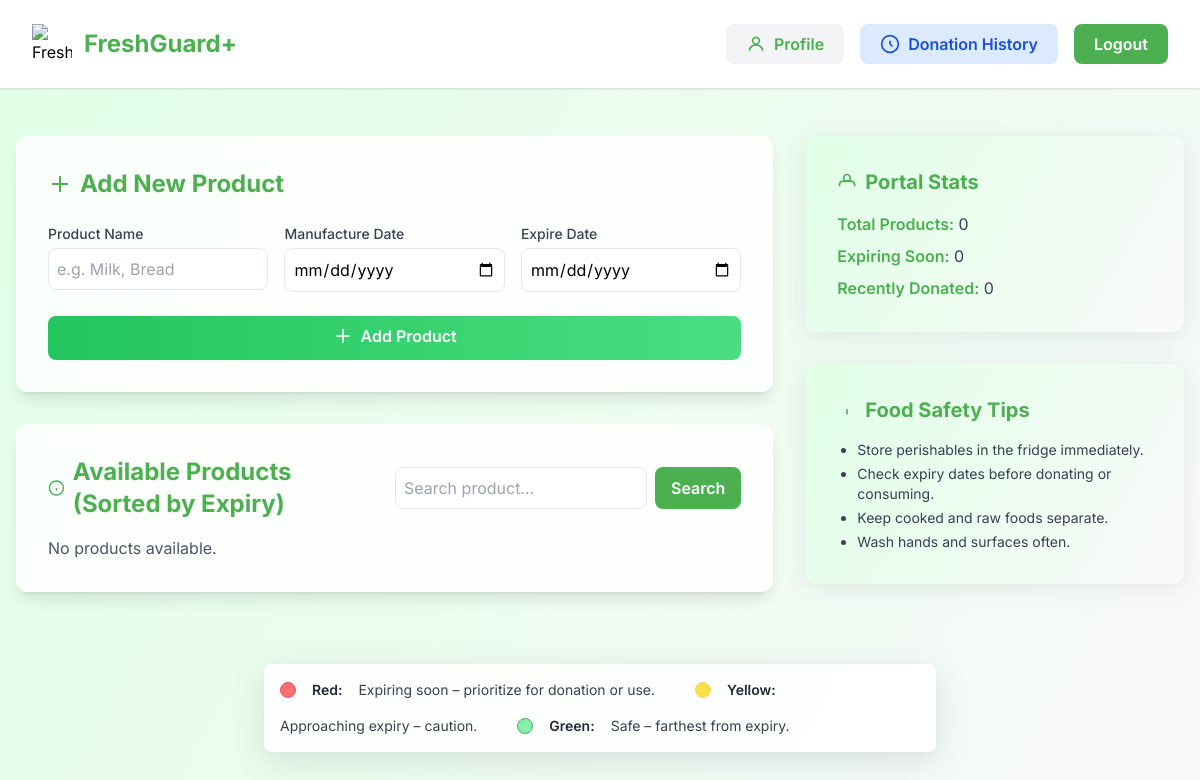
The page /donation-portal-dashboard/ (signed in) on the database as committed earlier.
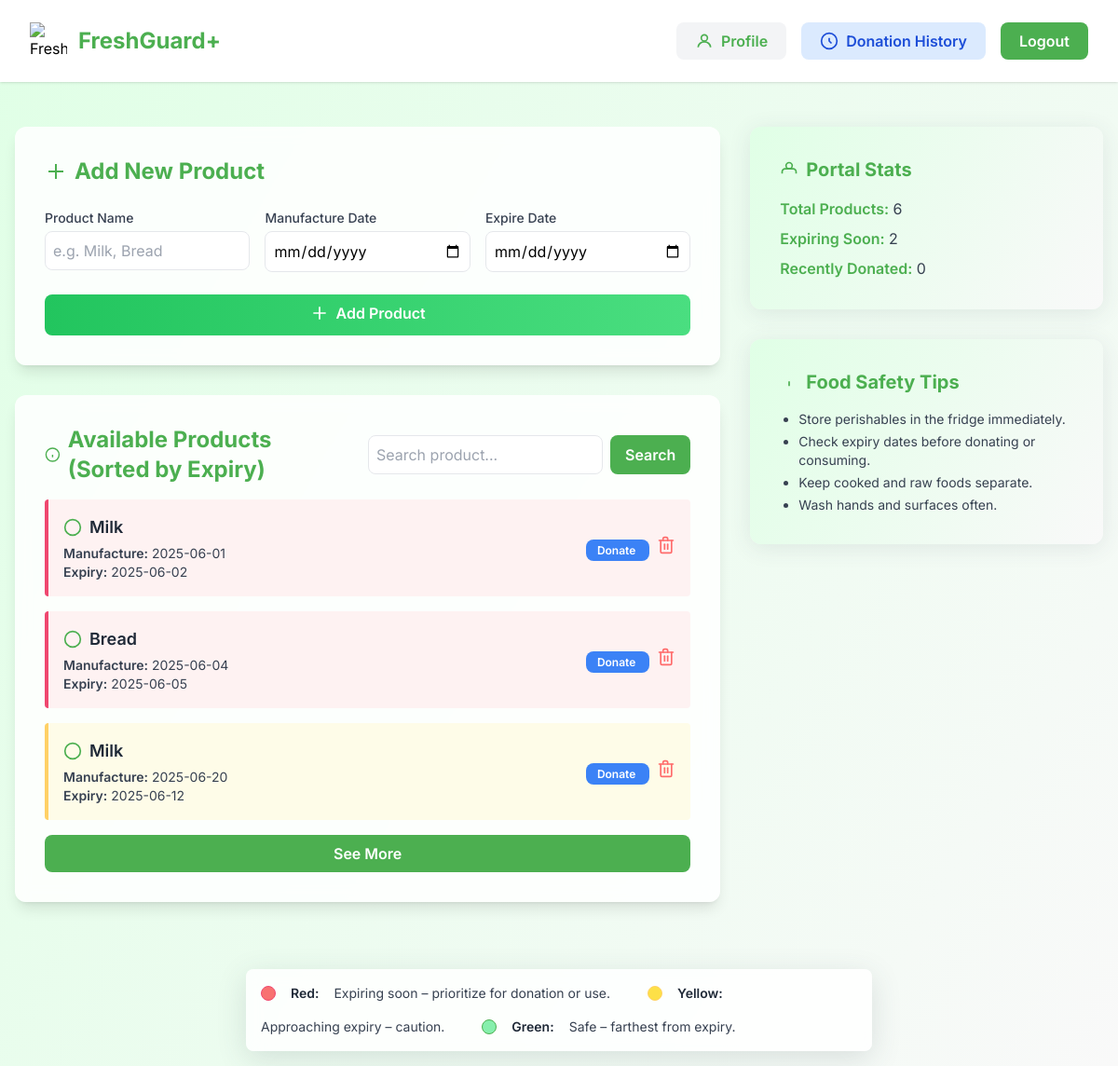
The same page on the database as committed later.
### core/models.py (models this page shows, shortened)
class Product(models.Model):
    user = models.ForeignKey(CustomUser, on_delete=models.CASCADE, related_name='products', null=True, blank=True)
    name = models.CharField(max_length=200)
    manufacture_date = models.DateField()
    expire_date = models.DateField()
    status = models.CharField(max_length=20, choices=[
        ('Available', 'Available'),
        ('Donated', 'Donated'),
        ('Thrown', 'Thrown'),
    ], default='Available')
    created_at = models.DateTimeField(default=timezone.now)
    updated_at = models.DateTimeField(auto_now=True)

### core/views.py (the view)
# urls.py: path('donation-portal-dashboard/', views.donation_portal_dashboard, name='core-donation_portal_dashboard'),
@login_required
def donation_portal_dashboard(request):
    search_query = request.GET.get('search', '')
    if search_query:
        products = Product.objects.filter(
            user=request.user,
            name__icontains=search_query,
            status='Available'
        ).order_by('expire_date')
    else:
        products = Product.objects.filter(
            user=request.user,
            status='Available'
        ).order_by('expire_date')
    total_products = products.count()
    third = total_products // 3
    red_end = third
    yellow_end = third * 2
    expiring_soon_count = red_end
    last_week = timezone.now() - timedelta(days=7)
    donation_count = Donation.objects.filter(
        user=request.user,
        created_at__gte=last_week
    ).count()
    context = {
        'products': products,
        'red_end': red_end,
        'yellow_end': yellow_end,
        'expiring_soon_count': expiring_soon_count,
        'donation_count': donation_count,
    }
    return render(request, 'core/donation_portal_dashboard.html', context)

### core/templates/core/donation_portal_dashboard.html (shortened to what the changed rows need)
<!DOCTYPE html>
<html lang="en" class="bg-gray-50">
  <head>
    <script src="https://cdn.tailwindcss.com"></script>
  </head>
  <body class="font-sans antialiased min-h-screen dashboard-bg">
    <div class="max-w-7xl mx-auto py-12 px-4 flex flex-col md:flex-row gap-8 fade-in">
      <div class="md:w-2/3 space-y-8">
        <div class="glass rounded-xl shadow-lg p-8 mb-6">
          <h2 class="text-2xl font-bold text-primary mb-4 flex items-center gap-2">
            <svg class="w-6 h-6 text-primary" fill="none" stroke="currentColor" stroke-width="2" viewBox="0 0 24 24">
              <path d="M12 4v16m8-8H4"></path>
            </svg>
            Add New Product
          </h2>
        </div>
        <div class="glass rounded-xl shadow-lg p-8">
          <div class="flex flex-col md:flex-row md:items-center md:justify-between mb-4 gap-4">
            <h2 class="text-2xl font-bold text-primary flex items-center gap-2">
              <svg class="w-6 h-6 text-primary" fill="none" stroke="currentColor" stroke-width="2" viewBox="0 0 24 24">
                <circle cx="12" cy="12" r="10" />
                <path d="M12 16v-4M12 8h.01" />
              </svg>
              Available Products (Sorted by Expiry)
            </h2>
            <form method="get" class="flex gap-2">
            </form>
          </div>
          {% if products %}
          <ul class="space-y-4">
            {% for product in products %}
            <li
              class="p-4 rounded flex justify-between items-center transition-all duration-200
                {% if forloop.counter0 < red_end %}bg-red-50 border-l-4 border-risky
                {% elif forloop.counter0 < yellow_end %}bg-yellow-50 border-l-4 border-caution
                {% else %}bg-green-50 border-l-4 border-safe{% endif %}"
            >
              <div>
                <div class="font-semibold text-gray-800 text-lg flex items-center gap-2">
                  <svg class="w-5 h-5 text-primary" fill="none" stroke="currentColor" stroke-width="2" viewBox="0 0 24 24">
                    <circle cx="12" cy="12" r="10" />
                  </svg>
                  {{ product.name }}
                </div>
                <div class="text-gray-700 text-sm mt-1">
                  <span class="font-semibold">Manufacture:</span> {{ product.manufacture_date|date:"Y-m-d" }}<br />
                  <span class="font-semibold">Expiry:</span> {{ product.expire_date|date:"Y-m-d" }}
                </div>
              </div>
              <div>
                <a
                  href="{% url 'donation-details' product.id %}"
                  class="bg-blue-500 text-white px-3 py-1 rounded-lg font-semibold hover:bg-blue-600 transition text-xs"
                >
                  Donate
                </a>
                <form method="post" action="{% url 'delete-product' product.id %}" class="inline-block ml-2" onsubmit="return confirm('Are you sure you want to delete this product?');">
                  <button type="submit" title="Delete" class="inline-flex items-center justify-center text-danger hover:text-red-700 transition">
                  </button>
                </form>
              </div>
            </li>
            {% endfor %}
          </ul>
          <button id="see-more-btn" class="mt-4 w-full bg-primary text-white py-2 rounded-lg font-semibold hover:bg-green-600 transition hidden">
            See More
          </button>
          {% else %}
          <p class="text-gray-600">No products available.</p>
          {% endif %}
        </div>
      </div>
      <div class="md:w-1/3 space-y-8">
        <div class="stat-card rounded-xl p-8">
          <h2 class="text-xl font-bold text-primary mb-4 flex items-center gap-2">
            <svg class="w-5 h-5 text-primary" fill="none" stroke="currentColor" stroke-width="2" viewBox="0 0 24 24">
              <path d="M3 17v-2a4 4 0 014-4h10a4 4 0 014 4v2"></path>
              <circle cx="12" cy="7" r="4"></circle>
            </svg>
            Portal Stats
          </h2>
          <ul class="space-y-2 text-gray-700">
            <li>
              <span class="font-semibold text-primary">Total Products:</span>
              <span>{{ products|length }}</span>
            </li>
            <li>
              <span class="font-semibold text-primary">Expiring Soon:</span>
              <span>
                {% if products %} {{ red_end }} {% else %} 0 {% endif %}
              </span>
            </li>
          </ul>
        </div>
        <div class="stat-card rounded-xl p-8">
          <h2 class="text-xl font-bold text-primary mb-4 flex items-center gap-2">
            <svg class="w-5 h-5 text-primary" fill="none" stroke="currentColor" stroke-width="2" viewBox="0 0 24 24">
              <path d="M13 16h-1v-4h-1m1-4h.01"></path>
            </svg>
            Food Safety Tips
          </h2>
        </div>
      </div>
    </div>
  </body>
</html>

Rows that differ between the two databases and show on the page:
now on this page (row edited): Product: name "Milk", manufacture_date "2025-06-01", expire_date "2025-06-02"
now on this page (row edited): Product: name "Bread", manufacture_date "2025-06-04", expire_date "2025-06-05"
now on this page (row edited): Product: name "Milk", manufacture_date "2025-06-20", expire_date "2025-06-12"
Other text that changed with them:
{{ products|length }}: "0" → "6"
{{ red_end }}: (not shown) → "2"
text no longer shown: "No products available. 0"
text now shown: "See More"
